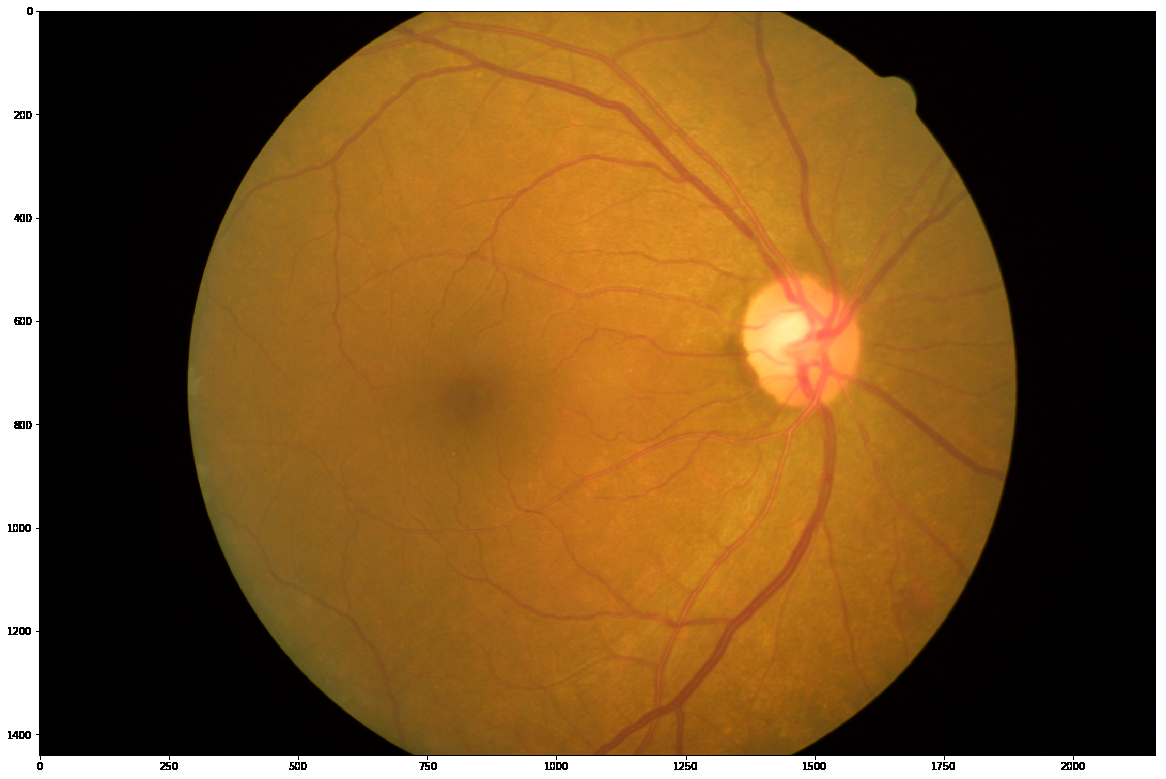
#> input picture Images/image.png, 1166 x 779 px, found by its file name
$ python main.py
#> lines starting #> are read from the running program, lines starting #| are printed output that depends on the picture; after the words box and inside, x2 and y2 are one past the last pixel; in counts of white or black regions, pixels touching at a corner belong together; long printed decimals are rounded
#> further down, img is the input picture: shape (779, 1166, 3); mean B, G, R 38.4, 83.2, 119.4
#| SIZE IS : (779, 1166, 3)
### diameter_calc.py
import cv2
import numpy as np
import matplotlib.pyplot as plt
import math
import vessel_select


# Find perpendicular direction
# [67 lines left out: functions perpendicluar, interpolate, cluster, dia_color_min, not called in this run]


def diameter(img):

    g = img[:,:,1]
    # Selected centerline


    point, dl = vessel_select.select(img)


    # Finding normal points for each centreline point and stroing their coordinates and values
    tempo = g.copy()
    nrp = []
    nrv = []
    for j in range(3, point.shape[0] - 3, 1):
        vx = point[j+ 3][0][0] - point[j- 3][0][0]
        vy = point[j+ 3][0][1] - point[j- 3][0][1]
        (Cx, Cy, Dx, Dy) = perpendicluar(point[j][0][0], point[j][0][1], vx,
                                         vy, int(dl)) #disctance to be 40
        cv2.line(tempo, (int(Cx), int(Cy)), (int(Dx), int(Dy)), 255, thickness=1)
        D = int(2*dl) #dyatance is 40
        normal_points = []
        values = []
        normal_points.append((Dy, Dx))
        values.append(interpolate(g, Dy, Dx))
        for i in range(1, D): #from 1 to D-1 for D-1 points at distance of 1 pixe
                part = ((((D-i)*Dy+i*Cy))/D, (((D-i)*Dx+i*Cx))/D)
                normal_points.append(part)
                values.append(interpolate(g, (((D-i)*Dy+i*Cy))/D, (((D-i)*Dx+i*Cx))/D ))
        normal_points.append((Cy, Cx))
        values.append(interpolate(g, Cy, Cx))
        nrp.append(np.array(normal_points))
        nrv.append(np.array(values))
    nrp = np.array(nrp)
    nrv = np.array(nrv)

    # [8 lines of commented-out code are left out]


    X = np.arange(0, nrv.shape[1]).reshape(1, -1)
    Y = np.arange(0, nrv.shape[0]).reshape(-1, 1)
    Z = nrv

    # 3D feature map

    '''
    fig = plt.figure(figsize=(12,7))
    ax1 = fig.add_subplot(111, projection='3d')


    mycmap = plt.get_cmap('gist_earth')
    ax1.set_title('Vessel histogram map')
    ax1.set_xlabel('Points normal to the vessel profile')
    ax1.set_ylabel('Points along the vessel profile')
    ax1.set_zlabel('Interpolated intensity')
    surf1 = ax1.plot_surface(X, Y, Z, cmap=mycmap)
    fig.colorbar(surf1, ax=ax1, shrink=0.5, aspect=5)

    plt.show()
    '''

    # Clustering points along each normal
    L = np.zeros(Z.shape)
    Zc = np.zeros(Z.shape)
    for i in range(Z.shape[0]):
        Zc[i, :], L[i,:] = cluster(Z[i,:])

    im_dia = np.ones(Z.shape)

    # CLR correction i.e, joining broken lines along every normal
    for i in range(L.shape[0]):
        pred = dia_color_min(Zc[i])
        kernel = np.ones((5, 1), np.uint8)
        d_dia = cv2.dilate(pred, kernel)
        e_dia = cv2.erode(d_dia, kernel)
        im_dia[i] = e_dia.reshape(-1)

    #plt.figure(figsize=(10, 10))

    #plt.subplot(3, 1, 1)
    #plt.imshow(im_dia.T, cmap='gray')

    # joining broken lines along the centreline
    kernel = np.ones((5, 1), np.uint8)
    im_d_dia = cv2.dilate(im_dia, kernel)
    im_e_dia = cv2.erode(im_d_dia, kernel)

    #plt.subplot(3, 1, 2)
    #plt.imshow(im_e_dia.T, cmap='gray')

    # using symmetry to remove unwanted false positives
    im_e_dia_rev = im_e_dia.copy()
    for i in range(im_e_dia.T.shape[0]):
        im_e_dia_rev.T[i] = im_e_dia.T[im_dia.T.shape[0]-1-i]

    pred_dia_cl = cv2.bitwise_and(im_e_dia, im_e_dia_rev, mask=None)

    # Finally smoothing the profile edges by joining pixels which are horizontally at a distance less than 20px
    kernel = np.ones((20, 1), np.uint8)
    pred_d_dia = cv2.dilate(pred_dia_cl, kernel)
    pred_e_dia = cv2.erode(pred_d_dia, kernel)

    #plt.subplot(3, 1, 3)
    #plt.imshow(pred_e_dia.T, cmap='gray')


    #Storing the diameters
    diameters = []

    for i in range(im_e_dia.shape[0]):
        dia = np.sum(1*(pred_e_dia[i]!=0))
        diameters.append(dia)


    diameters = np.array(diameters).reshape(len(diameters), 1)
    print('Average diameter length:', np.mean(diameters))
    print('Median diameter length:', np.median(diameters))
    print('Standard deviation:', np.std(diameters)/len(diameters))


    # Drawing rough diameters on the image
    final_ann = img.copy()

    for j in range(3, point.shape[0] - 3, 1):
        vx = point[j+ 3][0][0] - point[j- 3][0][0]
        vy = point[j+ 3][0][1] - point[j- 3][0][1]
        (Cx, Cy, Dx, Dy) = perpendicluar(point[j][0][0], point[j][0][1], vx,
                                         vy, diameters[i]//2) #disctance to be 40
        cv2.line(final_ann, (int(Cx), int(Cy)), (int(Dx), int(Dy)), (0, 0, 0), thickness=1)

    cv2.namedWindow('image', cv2.WINDOW_NORMAL)
    cv2.resizeWindow('image', (int(final_ann.shape[1]/2), int(final_ann.shape[0]/2)))
    cv2.moveWindow('image', 40,30)  # Move it to (40,30)
    cv2.imshow('image', final_ann)
    cv2.waitKey()
    cv2.destroyAllWindows()

### segment.py
import cv2
import numpy as np
import matplotlib.pyplot as plt
import math


def seg(img, t=8, A=200,L=50):

    # t: Threshold => the threshold used to segment the image (value of 8-10 works best. Otsu and Isodata values do not led to best result)
    # A: Threshold area => All the segments less than A in area are to be removed and considered as noise
    # L: Threshold length => All the centrelines less than L in length are to be removed

    # Resize image to ~(1000px, 1000px) for best results

    # Green Channel
#> called with t = 8, A = 200, L = 50
    g = img[:,:,1]

    #Creating mask for restricting FOV
    _, mask = cv2.threshold(g, 10, 255, cv2.THRESH_BINARY)
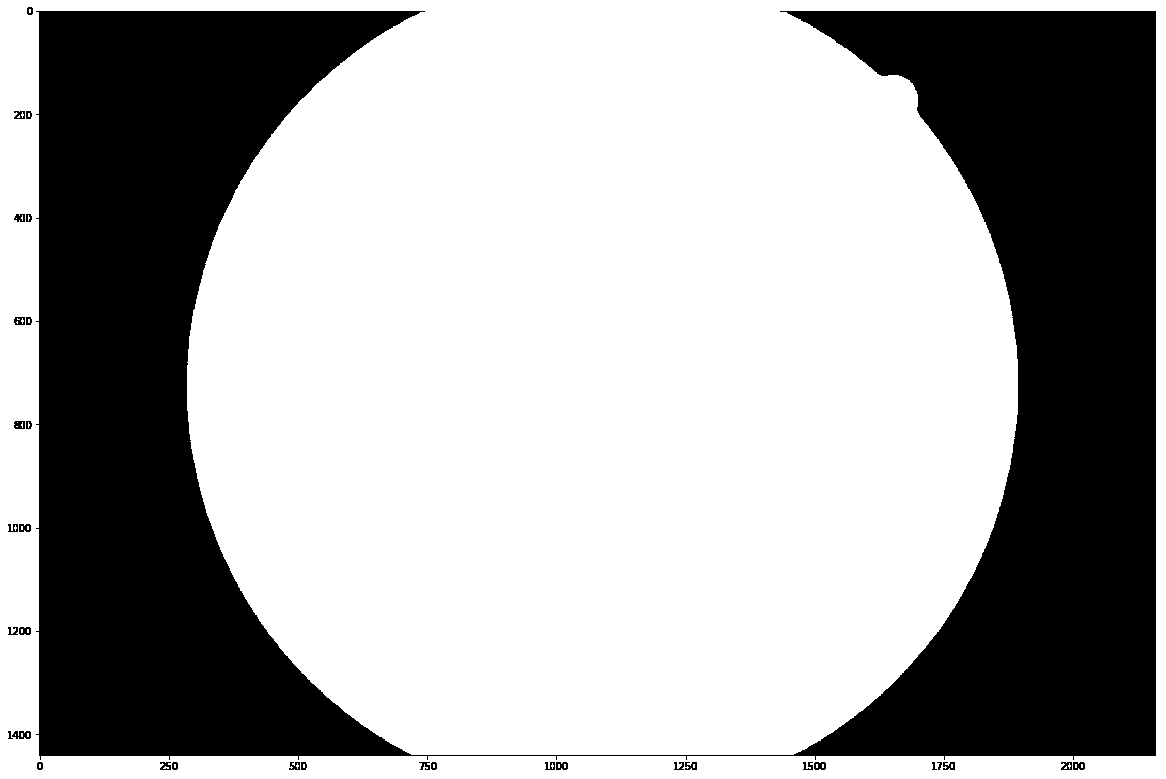
#> mask: shape (779, 1166); 65.6% white; 34 black regions, largest, box (x1, y1, x2, y2) and area: (36, 11, 1156, 760) 310650, (12, 731, 31, 739) 103, (14, 421, 25, 429) 74
    kernel = cv2.getStructuringElement(cv2.MORPH_ELLIPSE, (15, 15))
    mask = cv2.erode(mask, kernel, iterations=3)
#> mask: shape (779, 1166); 53.6% white; 1 black region, box (x1, y1, x2, y2) and area: (0, 0, 1166, 779) 421715

    # CLAHE and background estimation
    clahe = cv2.createCLAHE(clipLimit = 3, tileGridSize=(9,9))
    g_cl = clahe.apply(g)
    g_cl1 = cv2.medianBlur(g_cl, 5)
    bg = cv2.GaussianBlur(g_cl1, (55, 55), 0)

    # Background subtraction
    norm = np.float32(bg) - np.float32(g_cl1)
    norm = norm*(norm>0)

    # Thresholding for segmentation
    _, t = cv2.threshold(norm, t, 255, cv2.THRESH_BINARY)
#> t: shape (779, 1166) float32; 15% white; 640 white regions (445 under 20 px), largest, box (x1, y1, x2, y2) and area: (38, 11, 1156, 757) 110861, (548, 249, 799, 444) 4544, (506, 264, 733, 318) 1450

    # Removing noise points by coloring the contours
    t = np.uint8(t)
#> t: shape (779, 1166); 15% white; 640 white regions (445 under 20 px)
    th = t.copy()
    contours, hierarchy = cv2.findContours(t, cv2.RETR_TREE, cv2.CHAIN_APPROX_NONE)
#> contours = 690 contours, 533 with area under 20; largest, box (x1, y1, x2, y2) and area: (38, 11, 1156, 757) 830377, (187, 18, 1018, 749) 454982, (53, 26, 364, 742) 128040, (841, 26, 1141, 742) 120586, (683, 409, 826, 621) 9709
    for c in contours:
        if ( cv2.contourArea(c)< A):
            cv2.drawContours(th, [c], 0, 0, -1)
#> this loop made 690 passes
#> c on passes 1, 2, 6: [[934, 767]], [[676, 767], [677, 767]], [[810, 765], [811, 764], [812, 765], [811, 766]]
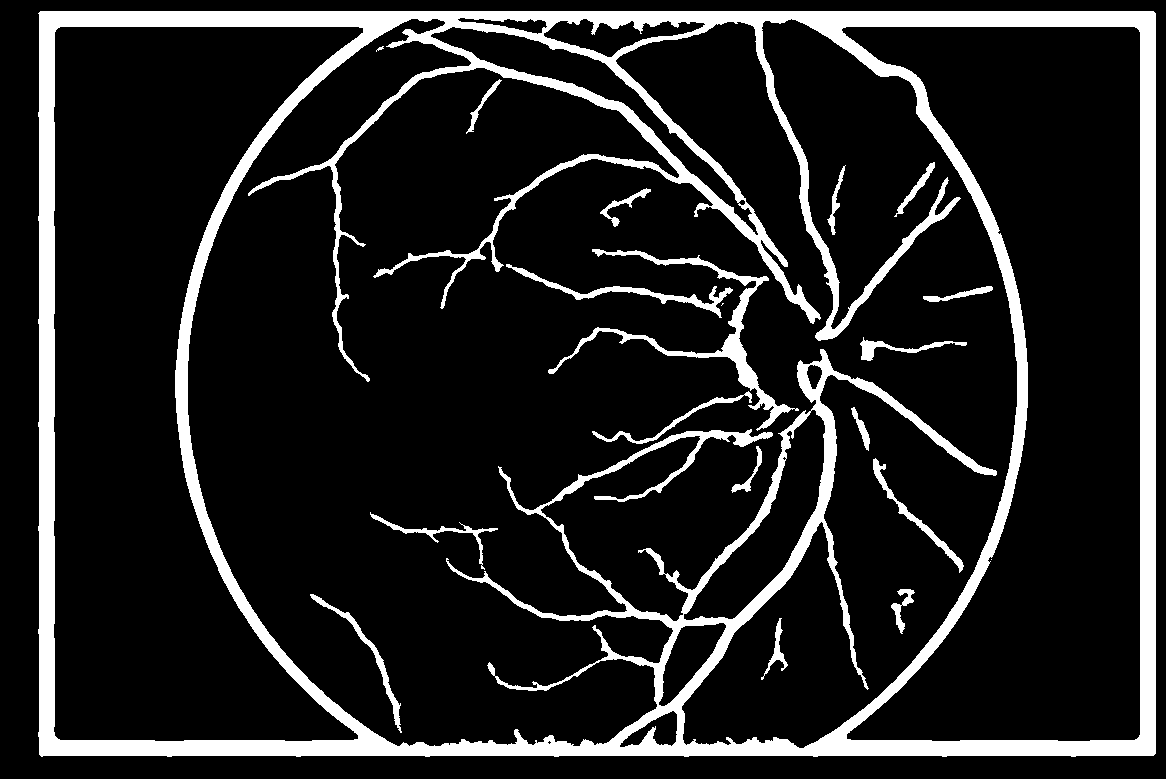
#> th: shape (779, 1166); 13.5% white; 20 white regions (2 under 20 px), largest, box (x1, y1, x2, y2) and area: (38, 11, 1156, 757) 110763, (548, 249, 799, 431) 3795, (506, 264, 733, 318) 1425
    th = th*(mask/255)
#> th: shape (779, 1166) float64; 5.5% white; 21 white regions (1 under 20 px), largest, box (x1, y1, x2, y2) and area: (262, 11, 954, 382) 21654, (446, 349, 987, 734) 16633, (548, 249, 799, 431) 3795
    th = np.uint8(th)
    #plt.imshow(th, cmap='gryay')  # THE SEGMENTED IMAGE

    # Distance transform for maximum diameter
    vessels = th.copy()
    _,ves = cv2.threshold(vessels, 30, 255, cv2.THRESH_BINARY)
    dist = cv2.distanceTransform(vessels, cv2.DIST_L2, 3)
    _,mv,_,mp = cv2.minMaxLoc(dist)
#> mv = 10.25; mp = (732, 348)
    print("Maximum diameter:",mv*2,"at the point:", mp)
#| Maximum diameter: 20.504 at the point: (732, 348)
    print("Select the vessel and press Q after selection.")

    # Centerline extraction using Zeun-Shang's thinning algorithm
    # Using opencv-contrib-python which provides very fast and efficient thinning algorithm
    # The package can be installed using pip
    thinned = cv2.ximgproc.thinning(th)
#> thinned: shape (779, 1166); 0.9% white in thin lines or dots, all inside (x1, y1, x2, y2) = (265, 14, 983, 734)

    # Filling broken lines via morphological closing using a linear kernel
    kernel = np.ones((1, 10), np.uint8)
    d_im = cv2.dilate(thinned, kernel)
#> d_im: shape (779, 1166); 5.4% white; 19 white regions, largest, box (x1, y1, x2, y2) and area: (261, 14, 955, 380) 20153, (442, 351, 988, 734) 16700, (547, 250, 803, 430) 3257
    e_im = cv2.erode(d_im, kernel)
#> e_im: shape (779, 1166); 1% white in thin lines or dots, all inside (x1, y1, x2, y2) = (266, 14, 984, 734)
    num_rows, num_cols = thinned.shape
    for i in range (1, 360//15):
        rotation_matrix = cv2.getRotationMatrix2D((num_cols/2, num_rows/2), 15*i, 1)
        img_rotation = cv2.warpAffine(thinned, rotation_matrix, (num_cols, num_rows))
        temp_d_im = cv2.dilate(img_rotation, kernel)
        temp_e_im = cv2.erode(temp_d_im, kernel)
        rotation_matrix = cv2.getRotationMatrix2D((num_cols/2, num_rows/2), -15*i, 1)
        im = cv2.warpAffine(temp_e_im, rotation_matrix, (num_cols, num_rows))
        e_im = np.maximum(im, e_im)
#> this loop made 23 passes

    # Skeletonizing again to remove unwanted noise
    thinned1 = cv2.ximgproc.thinning(e_im)
#> thinned1: shape (779, 1166); 0.88% white in thin lines or dots, all inside (x1, y1, x2, y2) = (267, 14, 982, 735)
    thinned1 = thinned1*(mask/255)
#> thinned1: shape (779, 1166) float64; 0.88% white in thin lines or dots, all inside (x1, y1, x2, y2) = (267, 14, 982, 734)

    # Removing bifurcation points by using specially designed kernels
    # Can be optimized further! (not the best implementation)
    thinned1 = np.uint8(thinned1)
    thh = thinned1.copy()
    hi = thinned1.copy()
    thi = thinned1.copy()
    hi = cv2.cvtColor(hi, cv2.COLOR_GRAY2BGR)
    thi = cv2.cvtColor(thi, cv2.COLOR_GRAY2BGR)
    thh = thh/255
    kernel1 = np.array([[1,0,1],[0,1,0],[0,1,0]])
    kernel2 = np.array([[0,1,0],[1,1,1],[0,0,0]])
    kernel3 = np.array([[0,1,0],[0,1,1],[1,0,0]])
    kernel4 = np.array([[1,0,1],[0,1,0],[0,0,1]])
    kernel5 = np.array([[1,0,1],[0,1,0],[1,0,1]])
    kernels = [kernel1, kernel2, kernel3, kernel4, kernel5]
    for k in kernels:
        k1 = k
        k2 = cv2.rotate(k1, cv2.ROTATE_90_CLOCKWISE)
        k3 = cv2.rotate(k2, cv2.ROTATE_90_CLOCKWISE)
        k4 = cv2.rotate(k3, cv2.ROTATE_90_CLOCKWISE)
        ks = [k1, k2, k3, k4]
        for kernel in ks:
            th = cv2.filter2D(thh, -1, kernel)
            for i in range(th.shape[0]):
                for j in range(th.shape[1]):
                    if(th[i,j]==4.0):
                        cv2.circle(hi, (j, i), 2, (0, 255, 0), 2)
                        cv2.circle(thi, (j, i), 2, (0, 0, 0), 2)
#> this loop made 5 passes
#> (k2, k3, k4) on passes 1 to 4: ([[0, 0, 1], [1, 1, 0], [0, 0, 1]], [[0, 1, 0], [0, 1, 0], [1, 0, 1]], [[1, 0, 0], [0, 1, 1], [1, 0, 0]]), ([[0, 1, 0], [0, 1, 1], [0, 1, 0]], [[0, 0, 0], [1, 1, 1], [0, 1, 0]], [[0, 1, 0], [1, 1, 0], [0, 1, 0]]), ([[1, 0, 0], [0, 1, 1], [0, 1, 0]], [[0, 0, 1], [1, 1, 0], [0, 1, 0]], [[0, 1, 0], [1, 1, 0], [0, 0, 1]]), ([[0, 0, 1], [0, 1, 0], [1, 0, 1]], [[1, 0, 0], [0, 1, 0], [1, 0, 1]], [[1, 0, 1], [0, 1, 0], [1, 0, 0]])
#> hi: shape (779, 1166, 3); mean B, G, R 2, 3, 2
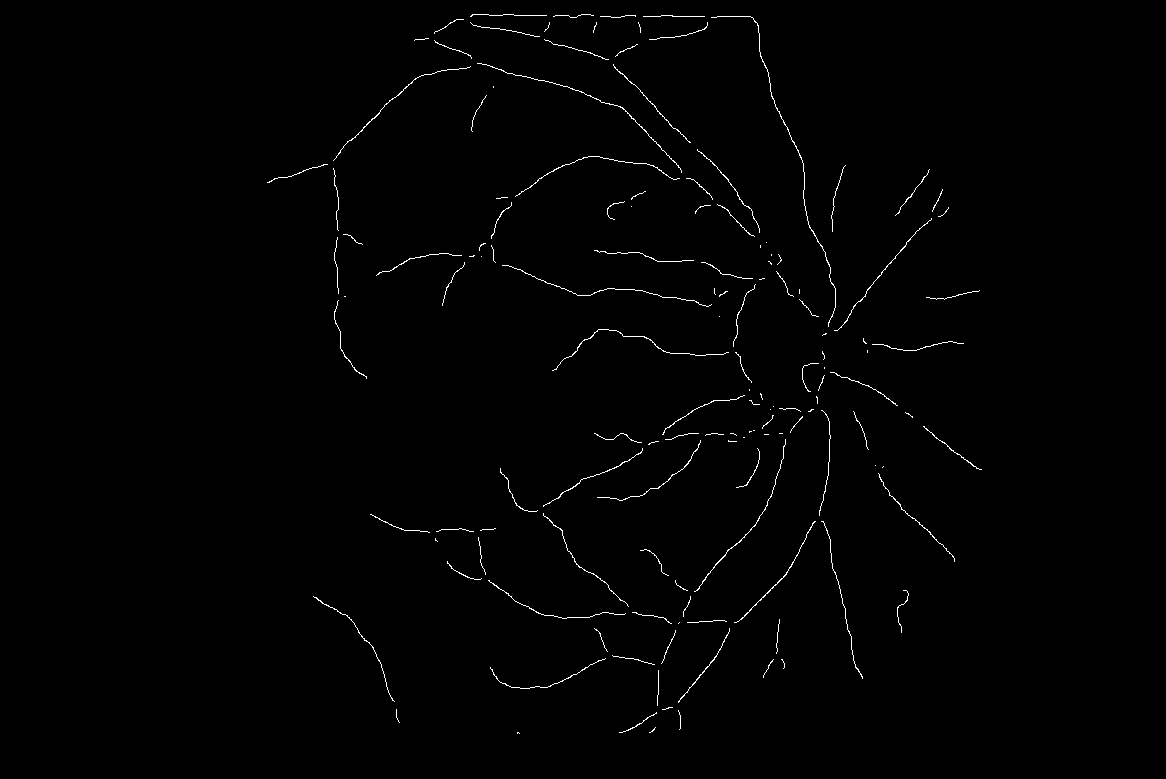
#> thi: shape (779, 1166, 3); 0.78% white in thin lines or dots, all inside (x1, y1, x2, y2) = (267, 14, 982, 734)

    #plt.figure(figsize=(20, 14))
    thi = cv2.cvtColor(thi, cv2.COLOR_BGR2GRAY)
    #plt.imshow(hi, cmap='gray')  # This image shows all the bifurcation points

    # Removing centerlines which are smaller than L=50 px in length
    cl = thi.copy()
    contours, hierarchy = cv2.findContours(thi, cv2.RETR_TREE, cv2.CHAIN_APPROX_NONE)
#> contours = 142 contours, 128 with area under 20; largest, box (x1, y1, x2, y2) and area: (734, 521, 816, 623) 39, (694, 439, 786, 592) 36, (711, 16, 836, 327) 35, (333, 66, 471, 161) 30, (834, 218, 932, 331) 29
    for c in contours:
        if (c.size<L):
            cv2.drawContours(cl, [c], 0, 0, -1)
#> this loop made 142 passes
#> c on passes 15, 36, 37, 44, 52, 60: [[679, 622], [678, 623]], [[883, 466], [882, 467]], [[875, 465]], [[743, 437], [744, 437]], [[753, 430], [754, 430]], [[770, 409]]
#> cl: shape (779, 1166); 0.75% white in thin lines or dots, all inside (x1, y1, x2, y2) = (267, 14, 982, 733)


    # Centerline superimposed on green channel
    colors = [(100, 0, 150), (102, 0, 255), (0, 128, 255), (255, 255, 0), (10, 200, 10)]
    colbgr = [(193, 182, 255), (255, 0, 102), (255, 128, 0), (0, 255, 255), (10, 200, 10)]

    im = g.copy()
    im = cv2.cvtColor(im, cv2.COLOR_GRAY2BGR)
#> im: shape (779, 1166, 3)
    thc = cl
    thh = thc.copy()
    thh = cv2.cvtColor(thh, cv2.COLOR_GRAY2BGR)
    contours, heirarchy = cv2.findContours(thc, cv2.RETR_LIST, cv2.CHAIN_APPROX_NONE)
#> contours = 92 contours, 78 with area under 20; largest, box (x1, y1, x2, y2) and area: (734, 521, 816, 623) 39, (694, 439, 786, 592) 36, (711, 16, 836, 327) 35, (333, 66, 471, 161) 30, (834, 218, 932, 331) 29
    for c in contours:

            color = np.random.randint(len(colors))
            cv2.drawContours(im, c, -1, colbgr[color], 2, cv2.LINE_AA)
#> this loop made 92 passes
#> color on passes 1 to 8: 4, 0, 3, 3, 3, 1, 3, 2
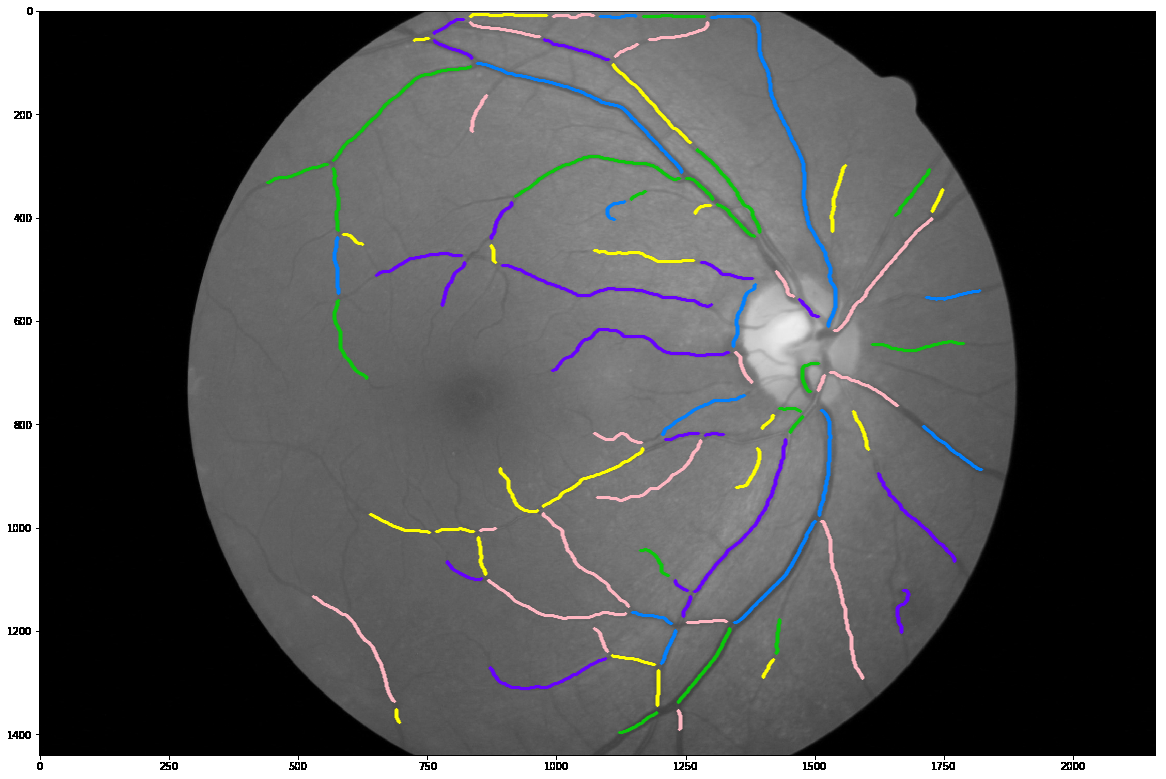
#> im: shape (779, 1166, 3); mean B, G, R 84.5, 84.3, 83.6


    # [9 lines of commented-out code are left out]
    d = mv*1.5
#> d = 15.38

    return im, cl, d

### vessel_select.py
import cv2
import numpy as np
import matplotlib.pyplot as plt
import math
import segment


# Some global variables
ims=0
para=True
para1=True
contour=0
ps=0
imggg=0
C=0
parts = []
index = -1
ims1 = 0
ps1=0


# Find the closest contour to the selected point
# [73 lines left out: functions cont, draw_c, distance_min, select_part, draw_part, not called in this run]


def select(img):
    global ims, para, contour, ps, imggg, C, parts, index, para1, ims1, ps1


    # Segmentation
    im, cl, d = segment.seg(img)
#> d = 15.38

    # Setting values of the global variables
    ps = cl.copy()
    imggg = im
    j = imggg.copy()
    ims = imggg.copy()
    C = np.zeros(ims.shape, np.uint8)
    contour = None
    para = True

    # Selction of contour
    cv2.namedWindow('image', cv2.WINDOW_NORMAL)
    cv2.resizeWindow('image', (int(im.shape[1]/2), int(im.shape[0]/2)))
    cv2.moveWindow('image', 40,0)
    cv2.setMouseCallback('image',draw_c)

    while(1):
        cv2.imshow('image',ims)
        k = cv2.waitKey(1) & 0xFF
#> (key q is pressed here)
        if k == ord('q'):
            break
    cv2.destroyAllWindows()


    # Finding all the points on the contour
    Cp = cv2.cvtColor(C, cv2.COLOR_BGR2GRAY)
#> Cp: shape (779, 1166); every value is 0
#> C: shape (779, 1166, 3); every value is 0
    point = cv2.findNonZero(Cp)
#> point = None

    # Taking as input the number of parts to which the contour should be divided
    num_parts = input("In how many parts you want to divide the selected vessel (Please enter an integer <=5):  ")
#> the answer given: 1
    #print(point.shape)
    print("Select the required part and press Q.")

#> (the run stopped early here; a loop or call above may not have finished)
